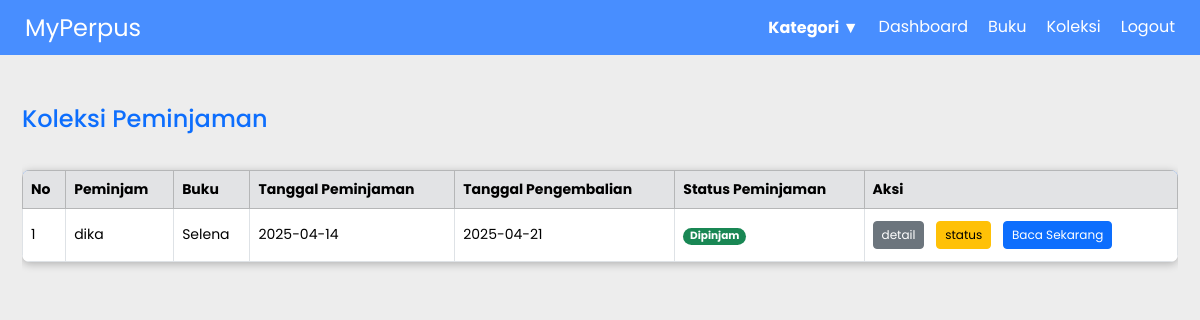
Screenshot of /peminjam/koleksi.php (signed in) with the database file from the repository.
### tables this page shows
CREATE TABLE `peminjaman` (
  `id_peminjaman` int(11) NOT NULL,
  `id_user` int(11) NOT NULL,
  `id_buku` int(11) NOT NULL,
  `tanggal_peminjaman` date NOT NULL,
  `tanggal_pengembalian` date NOT NULL,
  `status_peminjaman` varchar(50) NOT NULL
);

CREATE TABLE `user` (
  `id_user` int(11) NOT NULL,
  `username` varchar(255) NOT NULL,
  `password` varchar(255) NOT NULL,
  `email` varchar(255) NOT NULL,
  `nama_lengkap` varchar(255) NOT NULL,
  `alamat` text NOT NULL,
  `level` enum('admin','petugas','peminjam') NOT NULL
);

CREATE TABLE `buku` (
  `id_buku` int(11) NOT NULL,
  `id_kategori` int(11) NOT NULL,
  `judul` varchar(255) NOT NULL,
  `image` varchar(255) DEFAULT 'default.jpeg',
  `penulis` varchar(255) NOT NULL,
  `penerbit` varchar(255) NOT NULL,
  `tahun_terbit` int(11) NOT NULL,
  `deskripsi` longtext NOT NULL
);

### peminjam/koleksi.php (the view, shortened to what this page needs)
<!DOCTYPE html>
<html lang="en">
<head>
    <link href="https://cdn.jsdelivr.net/npm/bootstrap@5.3.2/dist/css/bootstrap.min.css" rel="stylesheet"
>
    <link rel="stylesheet" href="https://cdn.jsdelivr.net/npm/bootstrap-icons@1.11.3/font/bootstrap-icons.min.css">
    <link rel="stylesheet" href="./assets/style.css">
</head>
<body>
    <header>
        <p>MyPerpus</p>
        <div>
            <div id="kategori-wrapper">
                <span id="toggle-kategori">Kategori ▼</span>
            </div>
            <a href="index.php">Dashboard</a>
            <a href="buku.php">Buku</a>
            <a href="koleksi.php">Koleksi</a>
            <a href="../logout.php">Logout</a>
        </div>
    </header>
    <main>
        <div class="container-fluid mt-4">
            <div class="card-header py-3">
                <h4 class="m-0 font-weight-bold text-primary">Koleksi Peminjaman</h4>
            </div>
            <div class="card-body">
                <div class="table-responsive">
                    <table class="table table-bordered" id="dataTable">
                        <thead class="table-secondary">
                            <tr>
                                <th>No</th>
                                <th>Peminjam</th>
                                <th>Buku</th>
                                <th>Tanggal Peminjaman</th>
                                <th>Tanggal Pengembalian</th>
                                <th>Status Peminjaman</th>
                                <th>Aksi</th>
                            </tr>
                        </thead>
                        <tbody>
                            <?php
                            include('../koneksi.php');
                            $no = 1;
                            $id_user = $_SESSION['id_user'];
                            $query = mysqli_query($koneksi, "SELECT * FROM peminjaman, buku, user
                  WHERE peminjaman.id_user = user.id_user
                  AND peminjaman.id_buku = buku.id_buku
                  AND peminjaman.id_user = $id_user
                  ORDER BY tanggal_peminjaman ASC");
                            while ($row = mysqli_fetch_array($query)) {
                                $color = match ($row['status_peminjaman']) {
                                    'dipinjam' => "text-bg-success",
                                    'dikembalikan' => "text-bg-warning",
                                    'telat' => "text-bg-danger",
                                    default => "",
                                };
                            ?>
                            <tr>
                                <td><?= $no++; ?></td>
                                <td><?= $row['nama_lengkap']; ?></td>
                                <td><?= $row['judul']; ?></td>
                                <td><?= $row['tanggal_peminjaman']; ?></td>
                                <td class="<?= $row['status_peminjaman'] == 'telat' ? 'text-danger' : ''; ?>">
                                    <?= $row['tanggal_pengembalian']; ?>
                                </td>
                                <td><span
                                        class="badge rounded-pill <?= $color; ?>"><?= $row['status_peminjaman']; ?></span>
                                </td>
                                <td>
                                    <a href="#" data-bs-toggle="modal"
                                        data-bs-target="#modalDetailGenerate<?= $row['id_peminjaman']; ?>"
                                        class="btn btn-sm btn-secondary">detail</a>
                                    <?php if ($row['status_peminjaman'] != 'dikembalikan') { ?>
                                    <a href="#" class="btn btn-sm btn-warning" data-bs-toggle="modal"
                                        data-bs-target="#updateStatus<?= $row['id_peminjaman']; ?>">status</a>
                                    <?php } elseif ($row['status_peminjaman'] == 'dikembalikan') { ?>
                                    <a href="proses/hapus-koleksi.php?id_peminjaman=<?= $row['id_peminjaman']; ?>"
                                        onclick="return confirm('yakin untuk dihapus?');"
                                        class="btn btn-sm btn-danger">hapus</a>
                                    <?php } ?>
                                    <?php if ($row['status_peminjaman'] == 'dipinjam') { ?>
                                    <a href="baca_sekarang.php?id_buku=<?= $row['id_buku']; ?>"
                                        class="btn btn-sm btn-primary my-1">Baca Sekarang</a>
                                    <?php } ?>
                                </td>
                            </tr>
                            <?php } ?>
                        </tbody>
                    </table>
                </div>
            </div>
        </div>
    </main>
</body>
</html>

### peminjam/assets/style.css (style rules this page uses)
*, html { margin: 0; padding: 0; box-sizing: border-box; font-family: 'Poppins', sans-serif; }
header { background-color: rgb(72, 142, 255); width: 100%; display: flex; justify-content: space-between; padding: 8px 25px; color: white; height: 55px; align-items: center; }
header p { font-size: 1.5em; margin: 0; }
header div { display: flex; justify-content: center; align-items: center; gap: 20px; }
header a { text-decoration: none; color: rgb(255, 255, 255); border-bottom: 2px solid rgba(255, 255, 255, 0); transition: all 0.4s ease-out; }
#kategori-wrapper { position: relative; }
#toggle-kategori { cursor: pointer; font-weight: bold; color: white; }
main { display: flex; flex-direction: column; align-items: center; background-color: #ededed; padding: 10px; min-height: 100vh; }
table { width: 100%; border-collapse: collapse; margin-top: 20px; font-size: 14px; background-color: #ffffff; box-shadow: 0 2px 8px rgba(0, 0, 0, 0.255); border-radius: 8px; overflow: hidden; }
table * { transition: all 0.3s; }
table thead { background-color: #488eff; color: white; }
table th, table td { padding: 12px 15px; text-align: left; }
table td a { margin-right: 8px; border-bottom: 2px solid #488eff00; color: #488eff; font-weight: 500; transition: all 0.3s; text-decoration: none; }
table td span { font-weight: bold; text-transform: capitalize; }

### peminjam/koleksi.php (style rules this page uses)
.table-responsive { overflow-x: auto; -webkit-overflow-scrolling: touch; max-height: 600px; }
table { min-width: 1000px; }
table td, table th { padding: 0.5rem; font-size: 0.875rem; vertical-align: middle; }
.btn-sm { padding: 0.25rem 0.5rem; font-size: 0.75rem; }

### rows the page displays
peminjaman: id_user.nama_lengkap "dika", id_buku.judul "Selena", tanggal_peminjaman "2025-04-14", tanggal_pengembalian "2025-04-21", status_peminjaman "Dipinjam"
